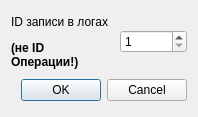
<?xml version="1.0" encoding="UTF-8"?>
<ui version="4.0">
 <class>Dialog</class>
 <widget class="QDialog" name="Dialog">
  <property name="geometry">
   <rect>
    <x>0</x>
    <y>0</y>
    <width>198</width>
    <height>117</height>
   </rect>
  </property>
  <property name="windowTitle">
   <string>Dialog</string>
  </property>
  <layout class="QGridLayout" name="gridLayout">
   <item row="0" column="0">
    <layout class="QHBoxLayout" name="horizontalLayout">
     <item>
      <widget class="QLabel" name="label">
       <property name="text">
        <string>&lt;html&gt;&lt;head/&gt;&lt;body&gt;&lt;p&gt;ID записи в логах&lt;/p&gt;&lt;p&gt;&lt;span style=&quot; font-weight:700;&quot;&gt;(не ID Операции!)&lt;/span&gt;&lt;/p&gt;&lt;/body&gt;&lt;/html&gt;</string>
       </property>
       <property name="wordWrap">
        <bool>true</bool>
       </property>
      </widget>
     </item>
     <item>
      <widget class="QSpinBox" name="spinBox">
       <property name="minimum">
        <number>1</number>
       </property>
       <property name="maximum">
        <number>500000</number>
       </property>
      </widget>
     </item>
    </layout>
   </item>
   <item row="1" column="0">
    <widget class="QDialogButtonBox" name="buttonBox">
     <property name="orientation">
      <enum>Qt::Orientation::Horizontal</enum>
     </property>
     <property name="standardButtons">
      <set>QDialogButtonBox::StandardButton::Cancel|QDialogButtonBox::StandardButton::Ok</set>
     </property>
    </widget>
   </item>
  </layout>
 </widget>
 <resources/>
 <connections>
  <connection>
   <sender>buttonBox</sender>
   <signal>accepted()</signal>
   <receiver>Dialog</receiver>
   <slot>accept()</slot>
   <hints>
    <hint type="sourcelabel">
     <x>248</x>
     <y>254</y>
    </hint>
    <hint type="destinationlabel">
     <x>157</x>
     <y>274</y>
    </hint>
   </hints>
  </connection>
  <connection>
   <sender>buttonBox</sender>
   <signal>rejected()</signal>
   <receiver>Dialog</receiver>
   <slot>reject()</slot>
   <hints>
    <hint type="sourcelabel">
     <x>316</x>
     <y>260</y>
    </hint>
    <hint type="destinationlabel">
     <x>286</x>
     <y>274</y>
    </hint>
   </hints>
  </connection>
 </connections>
</ui>
